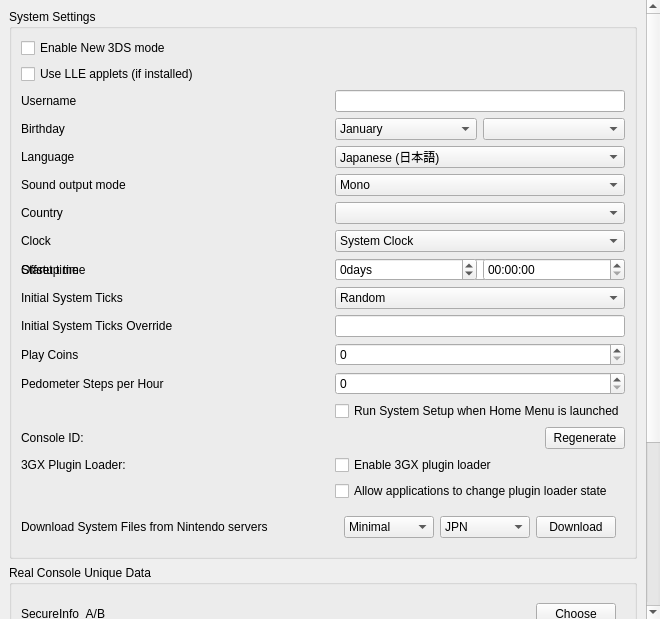
<?xml version="1.0" encoding="UTF-8"?>
<ui version="4.0">
 <class>ConfigureSystem</class>
 <widget class="QWidget" name="ConfigureSystem">
  <property name="geometry">
   <rect>
    <x>0</x>
    <y>0</y>
    <width>653</width>
    <height>619</height>
   </rect>
  </property>
  <property name="windowTitle">
   <string>Form</string>
  </property>
  <layout class="QVBoxLayout" name="verticalLayout_scrollbar">
   <property name="spacing">
    <number>0</number>
   </property>
   <property name="leftMargin">
    <number>0</number>
   </property>
   <property name="topMargin">
    <number>0</number>
   </property>
   <property name="rightMargin">
    <number>0</number>
   </property>
   <property name="bottomMargin">
    <number>0</number>
   </property>
   <item>
    <widget class="QScrollArea" name="scrollArea">
     <property name="minimumSize">
      <size>
       <width>660</width>
       <height>480</height>
      </size>
     </property>
     <property name="frameShape">
      <enum>QFrame::NoFrame</enum>
     </property>
     <property name="lineWidth">
      <number>1</number>
     </property>
     <property name="widgetResizable">
      <bool>true</bool>
     </property>
     <widget class="QWidget" name="scrollAreaWidgetContents">
      <property name="geometry">
       <rect>
        <x>0</x>
        <y>0</y>
        <width>422</width>
        <height>500</height>
       </rect>
      </property>
      <layout class="QHBoxLayout" name="horizontalLayout">
       <item>
        <layout class="QVBoxLayout" name="verticalLayout">
         <item>
          <widget class="QGroupBox" name="group_system_settings">
           <property name="title">
            <string>System Settings</string>
           </property>
           <layout class="QGridLayout" name="gridLayout">
            <item row="1" column="0">
             <widget class="QCheckBox" name="toggle_new_3ds">
              <property name="text">
               <string>Enable New 3DS mode</string>
              </property>
             </widget>
            </item>
            <item row="2" column="0">
             <widget class="QCheckBox" name="toggle_lle_applets">
              <property name="text">
               <string>Use LLE applets (if installed)</string>
              </property>
             </widget>
            </item>
            <item row="3" column="1">
             <widget class="QLineEdit" name="edit_username">
              <property name="sizePolicy">
               <sizepolicy hsizetype="Preferred" vsizetype="Fixed">
                <horstretch>0</horstretch>
                <verstretch>0</verstretch>
               </sizepolicy>
              </property>
              <property name="maxLength">
               <number>10</number>
              </property>
             </widget>
            </item>
            <item row="3" column="0">
             <widget class="QLabel" name="label_username">
              <property name="text">
               <string>Username</string>
              </property>
             </widget>
            </item>
            <item row="4" column="0">
             <widget class="QLabel" name="label_birthday">
              <property name="text">
               <string>Birthday</string>
              </property>
             </widget>
            </item>
            <item row="4" column="1">
             <layout class="QHBoxLayout" name="horizontalLayout_birthday2">
              <item>
               <widget class="QComboBox" name="combo_birthmonth">
                <item>
                 <property name="text">
                  <string>January</string>
                 </property>
                </item>
                <item>
                 <property name="text">
                  <string>February</string>
                 </property>
                </item>
                <item>
                 <property name="text">
                  <string>March</string>
                 </property>
                </item>
                <item>
                 <property name="text">
                  <string>April</string>
                 </property>
                </item>
                <item>
                 <property name="text">
                  <string>May</string>
                 </property>
                </item>
                <item>
                 <property name="text">
                  <string>June</string>
                 </property>
                </item>
                <item>
                 <property name="text">
                  <string>July</string>
                 </property>
                </item>
                <item>
                 <property name="text">
                  <string>August</string>
                 </property>
                </item>
                <item>
                 <property name="text">
                  <string>September</string>
                 </property>
                </item>
                <item>
                 <property name="text">
                  <string>October</string>
                 </property>
                </item>
                <item>
                 <property name="text">
                  <string>November</string>
                 </property>
                </item>
                <item>
                 <property name="text">
                  <string>December</string>
                 </property>
                </item>
               </widget>
              </item>
              <item>
               <widget class="QComboBox" name="combo_birthday"/>
              </item>
             </layout>
            </item>
            <item row="5" column="0">
             <widget class="QLabel" name="label_language">
              <property name="text">
               <string>Language</string>
              </property>
             </widget>
            </item>
            <item row="5" column="1">
             <widget class="QComboBox" name="combo_language">
              <property name="toolTip">
               <string>Note: this can be overridden when region setting is auto-select</string>
              </property>
              <item>
               <property name="text">
                <string>Japanese (日本語)</string>
               </property>
              </item>
              <item>
               <property name="text">
                <string>English</string>
               </property>
              </item>
              <item>
               <property name="text">
                <string>French (français)</string>
               </property>
              </item>
              <item>
               <property name="text">
                <string>German (Deutsch)</string>
               </property>
              </item>
              <item>
               <property name="text">
                <string>Italian (italiano)</string>
               </property>
              </item>
              <item>
               <property name="text">
                <string>Spanish (español)</string>
               </property>
              </item>
              <item>
               <property name="text">
                <string>Simplified Chinese (简体中文)</string>
               </property>
              </item>
              <item>
               <property name="text">
                <string>Korean (한국어)</string>
               </property>
              </item>
              <item>
               <property name="text">
                <string>Dutch (Nederlands)</string>
               </property>
              </item>
              <item>
               <property name="text">
                <string>Portuguese (português)</string>
               </property>
              </item>
              <item>
               <property name="text">
                <string>Russian (Русский)</string>
               </property>
              </item>
              <item>
               <property name="text">
                <string>Traditional Chinese (正體中文)</string>
               </property>
              </item>
             </widget>
            </item>
            <item row="6" column="0">
             <widget class="QLabel" name="label_sound">
              <property name="text">
               <string>Sound output mode</string>
              </property>
             </widget>
            </item>
            <item row="6" column="1">
             <widget class="QComboBox" name="combo_sound">
              <item>
               <property name="text">
                <string>Mono</string>
               </property>
              </item>
              <item>
               <property name="text">
                <string>Stereo</string>
               </property>
              </item>
              <item>
               <property name="text">
                <string>Surround</string>
               </property>
              </item>
             </widget>
            </item>
            <item row="7" column="0">
             <widget class="QLabel" name="label_country">
              <property name="text">
               <string>Country</string>
              </property>
             </widget>
            </item>
            <item row="7" column="1">
             <widget class="QComboBox" name="combo_country"/>
            </item>
            <item row="8" column="0">
             <widget class="QLabel" name="label_init_clock">
              <property name="text">
               <string>Clock</string>
              </property>
             </widget>
            </item>
            <item row="8" column="1">
             <widget class="QComboBox" name="combo_init_clock">
              <item>
               <property name="text">
                <string>System Clock</string>
               </property>
              </item>
              <item>
               <property name="text">
                <string>Fixed Time</string>
               </property>
              </item>
             </widget>
            </item>
            <item row="9" column="0">
             <widget class="QLabel" name="label_init_time">
              <property name="text">
               <string>Startup time</string>
              </property>
             </widget>
            </item>
            <item row="9" column="1">
             <widget class="QDateTimeEdit" name="edit_init_time">
              <property name="displayFormat">
               <string>yyyy-MM-ddTHH:mm:ss</string>
              </property>
             </widget>
            </item>
            <item row="9" column="0">
             <widget class="QLabel" name="label_init_time_offset">
              <property name="text">
               <string>Offset time</string>
              </property>
             </widget>
            </item>
            <item row="9" column="1">
             <layout class="QGridLayout" name="edit_init_time_offset_grid">
              <item row="0" column="0">
               <widget class="QSpinBox" name="edit_init_time_offset_days">
                <property name="suffix">
                 <string>days</string>
                </property>
                <property name="minimum">
                 <number>-2147483648</number>
                </property>
                <property name="maximum">
                 <number>2147483647</number>
                </property>
               </widget>
              </item>
              <item row="0" column="1">
               <widget class="QTimeEdit" name="edit_init_time_offset_time">
                <property name="displayFormat">
                 <string>HH:mm:ss</string>
                </property>
               </widget>
              </item>
             </layout>
            </item>
            <item row="10" column="0">
             <widget class="QLabel" name="label_init_ticks_type">
              <property name="text">
               <string>Initial System Ticks</string>
              </property>
             </widget>
            </item>
            <item row="10" column="1">
             <widget class="QComboBox" name="combo_init_ticks_type">
              <item>
               <property name="text">
                <string>Random</string>
               </property>
              </item>
              <item>
               <property name="text">
                <string>Fixed</string>
               </property>
              </item>
             </widget>
            </item>
            <item row="11" column="0">
             <widget class="QLabel" name="label_init_ticks_value">
              <property name="text">
               <string>Initial System Ticks Override</string>
              </property>
             </widget>
            </item>
            <item row="11" column="1">
             <widget class="QLineEdit" name="edit_init_ticks_value">
              <property name="sizePolicy">
               <sizepolicy hsizetype="Preferred" vsizetype="Fixed">
                <horstretch>0</horstretch>
                <verstretch>0</verstretch>
               </sizepolicy>
              </property>
              <property name="maxLength">
               <number>20</number>
              </property>
             </widget>
            </item>
            <item row="12" column="0">
             <widget class="QLabel" name="label_play_coins">
              <property name="text">
               <string>Play Coins</string>
              </property>
             </widget>
            </item>
            <item row="12" column="1">
             <widget class="QSpinBox" name="spinBox_play_coins">
              <property name="maximum">
               <number>300</number>
              </property>
             </widget>
            </item>
            <item row="13" column="0">
              <widget class="QLabel" name="label_steps_per_hour">
                <property name="toolTip">
                 <string>&lt;html&gt;&lt;head/&gt;&lt;body&gt;&lt;p&gt;Number of steps per hour reported by the pedometer. Range from 0 to 65,535.&lt;/p&gt;&lt;/body&gt;&lt;/html&gt;</string>
                </property>
                <property name="text">
                  <string>Pedometer Steps per Hour</string>
                </property>
              </widget>
            </item>
            <item row="13" column="1">
              <widget class="QSpinBox" name="spinBox_steps_per_hour">
                <property name="maximum">
                  <number>9999</number>
                </property>
              </widget>
            </item>
            <item row="14" column="1">
             <widget class="QCheckBox" name="toggle_system_setup">
              <property name="text">
               <string>Run System Setup when Home Menu is launched</string>
              </property>
             </widget>
            </item>
            <item row="15" column="0">
             <widget class="QLabel" name="label_console_id">
              <property name="text">
               <string>Console ID:</string>
              </property>
             </widget>
            </item>
            <item row="15" column="1">
             <widget class="QPushButton" name="button_regenerate_console_id">
              <property name="sizePolicy">
               <sizepolicy hsizetype="Fixed" vsizetype="Fixed">
                <horstretch>0</horstretch>
                <verstretch>0</verstretch>
               </sizepolicy>
              </property>
              <property name="layoutDirection">
               <enum>Qt::RightToLeft</enum>
              </property>
              <property name="text">
               <string>Regenerate</string>
              </property>
             </widget>
            </item>
            <item row="16" column="0">
             <widget class="QLabel" name="label_plugin_loader">
              <property name="text">
               <string>3GX Plugin Loader:</string>
              </property>
             </widget>
            </item>
            <item row="16" column="1">
             <widget class="QCheckBox" name="plugin_loader">
              <property name="text">
               <string>Enable 3GX plugin loader</string>
              </property>
             </widget>
            </item>
            <item row="17" column="1">
             <widget class="QCheckBox" name="allow_plugin_loader">
              <property name="text">
               <string>Allow applications to change plugin loader state</string>
              </property>
             </widget>
            </item>
            <item row="18" column="0">
             <widget class="QLabel" name="label_nus_download">
              <property name="text">
               <string>Download System Files from Nintendo servers</string>
              </property>
             </widget>
            </item>
            <item row="18" column="1">
             <widget class="QWidget" name="body_nus_download">
              <layout class="QHBoxLayout" name="horizontalLayout_nus_download">
               <item>
                <widget class="QComboBox" name="combo_download_set">
                 <item>
                  <property name="text">
                   <string>Minimal</string>
                  </property>
                 </item>
                 <item>
                  <property name="text">
                   <string>Old 3DS</string>
                  </property>
                 </item>
                 <item>
                  <property name="text">
                   <string>New 3DS</string>
                  </property>
                 </item>
                </widget>
               </item>
               <item>
                <widget class="QComboBox" name="combo_download_region">
                 <item>
                  <property name="text">
                   <string>JPN</string>
                  </property>
                 </item>
                 <item>
                  <property name="text">
                   <string>USA</string>
                  </property>
                 </item>
                 <item>
                  <property name="text">
                   <string>EUR</string>
                  </property>
                 </item>
                 <item>
                  <property name="text">
                   <string>AUS</string>
                  </property>
                 </item>
                 <item>
                  <property name="text">
                   <string>CHN</string>
                  </property>
                 </item>
                 <item>
                  <property name="text">
                   <string>KOR</string>
                  </property>
                 </item>
                 <item>
                  <property name="text">
                   <string>TWN</string>
                  </property>
                 </item>
                </widget>
               </item>
               <item>
                <widget class="QPushButton" name="button_start_download">
                 <property name="sizePolicy">
                  <sizepolicy hsizetype="Fixed" vsizetype="Fixed">
                   <horstretch>0</horstretch>
                   <verstretch>0</verstretch>
                  </sizepolicy>
                 </property>
                 <property name="layoutDirection">
                  <enum>Qt::RightToLeft</enum>
                 </property>
                 <property name="text">
                  <string>Download</string>
                 </property>
                </widget>
               </item>
              </layout>
             </widget>
            </item>
           </layout>
          </widget>
         </item>
         <item>
          <widget class="QGroupBox" name="group_real_console_unique_data">
           <property name="title">
            <string>Real Console Unique Data</string>
           </property>
           <layout class="QGridLayout" name="gridLayout1">
            <item row="1" column="0">
             <widget class="QLabel" name="label_secure_info">
              <property name="text">
               <string>SecureInfo_A/B</string>
              </property>
             </widget>
            </item>
            <item row="1" column="1">
             <widget class="QWidget" name="secure_info">
              <layout class="QHBoxLayout" name="horizontalLayout_secure_info">
               <item>
                <widget class="QLabel" name="label_secure_info_status">
                 <property name="text">
                  <string/>
                 </property>
                </widget>
               </item>
               <item>
                <widget class="QPushButton" name="button_secure_info">
                 <property name="sizePolicy">
                  <sizepolicy hsizetype="Fixed" vsizetype="Fixed">
                   <horstretch>0</horstretch>
                   <verstretch>0</verstretch>
                  </sizepolicy>
                 </property>
                 <property name="layoutDirection">
                  <enum>Qt::RightToLeft</enum>
                 </property>
                 <property name="text">
                  <string>Choose</string>
                 </property>
                </widget>
               </item>
              </layout>
             </widget>
            </item>
            <item row="2" column="0">
             <widget class="QLabel" name="label_friend_code_seed">
              <property name="text">
               <string>LocalFriendCodeSeed_A/B</string>
              </property>
             </widget>
            </item>
            <item row="2" column="1">
             <widget class="QWidget" name="friend_code_seed">
              <layout class="QHBoxLayout" name="horizontalLayout_friend_code_seed">
               <item>
                <widget class="QLabel" name="label_friend_code_seed_status">
                 <property name="text">
                  <string/>
                 </property>
                </widget>
               </item>
               <item>
                <widget class="QPushButton" name="button_friend_code_seed">
                 <property name="sizePolicy">
                  <sizepolicy hsizetype="Fixed" vsizetype="Fixed">
                   <horstretch>0</horstretch>
                   <verstretch>0</verstretch>
                  </sizepolicy>
                 </property>
                 <property name="layoutDirection">
                  <enum>Qt::RightToLeft</enum>
                 </property>
                 <property name="text">
                  <string>Choose</string>
                 </property>
                </widget>
               </item>
              </layout>
             </widget>
            </item>
            <item row="3" column="0">
             <widget class="QLabel" name="label_otp">
              <property name="text">
               <string>OTP</string>
              </property>
             </widget>
            </item>
            <item row="3" column="1">
             <widget class="QWidget" name="otp">
              <layout class="QHBoxLayout" name="horizontalLayout_otp">
               <item>
                <widget class="QLabel" name="label_otp_status">
                 <property name="text">
                  <string/>
                 </property>
                </widget>
               </item>
               <item>
                <widget class="QPushButton" name="button_otp">
                 <property name="sizePolicy">
                  <sizepolicy hsizetype="Fixed" vsizetype="Fixed">
                   <horstretch>0</horstretch>
                   <verstretch>0</verstretch>
                  </sizepolicy>
                 </property>
                 <property name="layoutDirection">
                  <enum>Qt::RightToLeft</enum>
                 </property>
                 <property name="text">
                  <string>Choose</string>
                 </property>
                </widget>
               </item>
              </layout>
             </widget>
            </item>
            <item row="4" column="0">
             <widget class="QLabel" name="label_movable">
              <property name="text">
               <string>movable.sed</string>
              </property>
             </widget>
            </item>
            <item row="4" column="1">
             <widget class="QWidget" name="movable">
              <layout class="QHBoxLayout" name="horizontalLayout_movable">
               <item>
                <widget class="QLabel" name="label_movable_status">
                 <property name="text">
                  <string/>
                 </property>
                </widget>
               </item>
               <item>
                <widget class="QPushButton" name="button_movable">
                 <property name="sizePolicy">
                  <sizepolicy hsizetype="Fixed" vsizetype="Fixed">
                   <horstretch>0</horstretch>
                   <verstretch>0</verstretch>
                  </sizepolicy>
                 </property>
                 <property name="layoutDirection">
                  <enum>Qt::RightToLeft</enum>
                 </property>
                 <property name="text">
                  <string>Choose</string>
                 </property>
                </widget>
               </item>
              </layout>
             </widget>
            </item>
           </layout>
          </widget>
         </item>
         <item>
          <widget class="QLabel" name="label_disable_info">
           <property name="text">
            <string>System settings are available only when applications is not running.</string>
           </property>
           <property name="wordWrap">
            <bool>true</bool>
           </property>
          </widget>
         </item>
         <item>
          <spacer name="verticalSpacer">
           <property name="orientation">
            <enum>Qt::Vertical</enum>
           </property>
           <property name="sizeHint" stdset="0">
            <size>
             <width>20</width>
             <height>40</height>
            </size>
           </property>
          </spacer>
         </item>
        </layout>
       </item>
      </layout>
     </widget>
    </widget>
   </item>
  </layout>
 </widget>
 <tabstops>
  <tabstop>toggle_new_3ds</tabstop>
  <tabstop>edit_username</tabstop>
  <tabstop>combo_birthmonth</tabstop>
  <tabstop>combo_birthday</tabstop>
  <tabstop>combo_language</tabstop>
  <tabstop>combo_sound</tabstop>
  <tabstop>combo_country</tabstop>
  <tabstop>combo_init_clock</tabstop>
  <tabstop>edit_init_time</tabstop>
  <tabstop>spinBox_play_coins</tabstop>
  <tabstop>spinBox_steps_per_hour</tabstop>
  <tabstop>button_regenerate_console_id</tabstop>
 </tabstops>
 <resources/>
 <connections/>
</ui>
